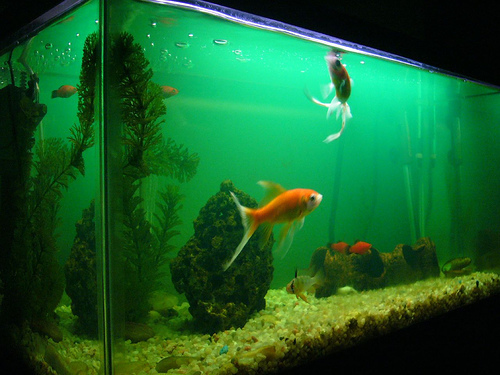
#> input picture example/n01443537/ILSVRC2012_val_00000262.JPEG, 500 x 375 px; its folder holds only this picture in this run
$ python imageConvert.py
#> lines starting #> are read from the running program, lines starting #| are printed output that depends on the picture
#> in convert_to_npz, img is the input picture: PIL image 500x375 RGB; mean R, G, B 24.8, 97.1, 43.1
### visualize.py
import argparse
import os
import cv2
import matplotlib.pyplot as plt
import numpy as np


def resize(img, new_size=(224, 224)):
#> called with new_size = (224, 224)
    if len(img.shape) == 2:  # Grayscale image, no need for transpose
        img = np.uint8(255 * img)
        img = cv2.resize(img, new_size, interpolation=cv2.INTER_LINEAR)
        return np.float32(img / 255.)
    else:  # Color image
        if img.shape[-1] == 3:
            img = img.transpose([2, 0, 1])
        img = np.uint8(255 * img)
        # Transpose the image back to (height, width, channels) for resizing
        img = img.transpose([1, 2, 0])
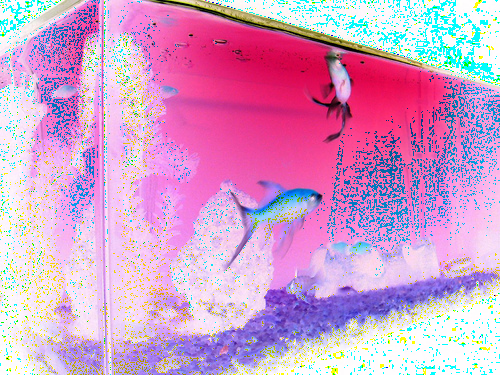
#> img: shape (375, 500, 3); mean of channels 0, 1, 2 211.4, 158.9, 202.8; drawn as R, G, B
        img = cv2.resize(img, new_size, interpolation=cv2.INTER_LINEAR)
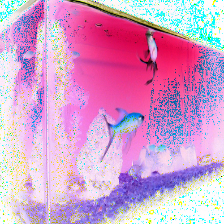
#> img: shape (224, 224, 3); mean of channels 0, 1, 2 211.3, 158.8, 202.7; drawn as R, G, B
        # Transpose the image back to (channels, height, width)
        img = img.transpose([2, 0, 1])
        return np.float32(img / 255.)


# [48 lines left out: functions plot, visualize, main, not called in this run]


# [2 lines that do not run on import are left out]

### imageConvert.py
import os
from PIL import Image
import numpy as np
from visualize import resize


def convert_to_npz(img_path, npz_dir):
    img = Image.open(img_path)
    img_np = np.array(img)
    img_resized = resize(img_np)
    base_name = os.path.basename(img_path)
    base_name_no_ext = os.path.splitext(base_name)[0]
    npz_path = os.path.join(npz_dir, base_name_no_ext + '.npz')
    np.savez_compressed(npz_path, img_x=img_resized)
    return npz_path

if __name__ == '__main__':
    root_dir = './example/'
    save_dir = './experiments_input/'

    if not os.path.exists(save_dir):
        os.makedirs(save_dir)

    for dir_name in os.listdir(root_dir):
        sub_dir = os.path.join(root_dir, dir_name)
        if os.path.isdir(sub_dir):
            for file_name in os.listdir(sub_dir):
                if file_name.endswith('.JPEG'):
                    img_path = os.path.join(sub_dir, file_name)
                    npz_path = convert_to_npz(img_path, save_dir)
                    print(f"Image saved at: {npz_path}")
#> pass 2 of the loop `for dir_name in os.listdir(root_dir):`:
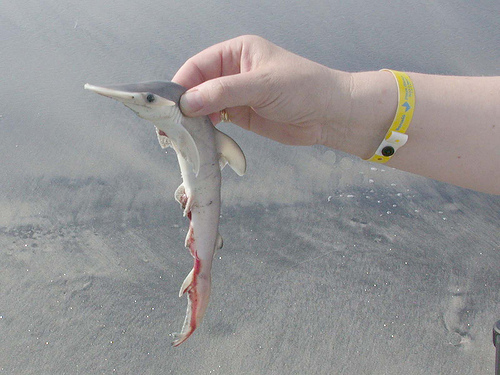
#> input picture example/n01494475/ILSVRC2012_val_00001676.JPEG, 500 x 375 px
#> in convert_to_npz, img is the input picture: PIL image 500x375 RGB; mean R, G, B 147.7, 147.2, 148.1
#> in resize (call 2), `img = img.transpose([1, 2, 0])`:
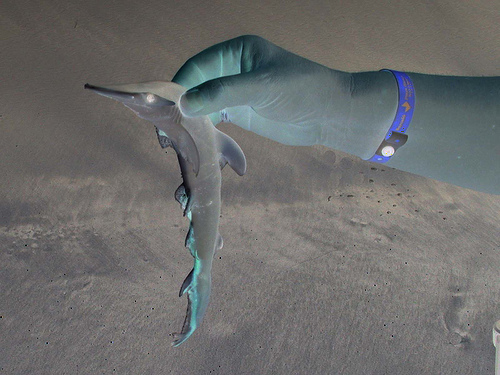
#> img: shape (375, 500, 3); mean of channels 0, 1, 2 108.3, 108.8, 107.9; drawn as R, G, B
#> in resize (call 2), `img = cv2.resize(img, new_size, interpolation=cv2.INTER_LINEAR)`:
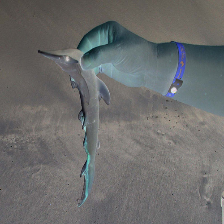
#> img: shape (224, 224, 3); mean of channels 0, 1, 2 108.2, 108.7, 107.8; drawn as R, G, B
#> pass 3 of the loop `for dir_name in os.listdir(root_dir):`:
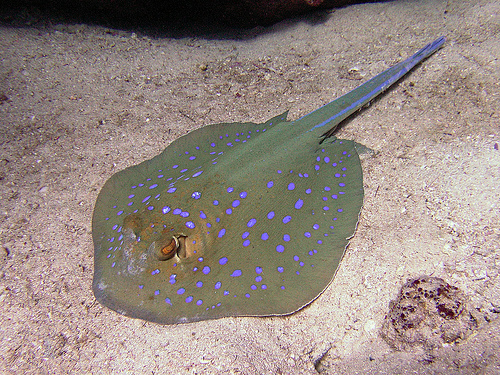
#> input picture example/n01498041/ILSVRC2012_val_00001935.JPEG, 500 x 375 px
#> in convert_to_npz, img is the input picture: PIL image 500x375 RGB; mean R, G, B 149.4, 136.4, 129.6
#> in resize (call 3), `img = img.transpose([1, 2, 0])`:
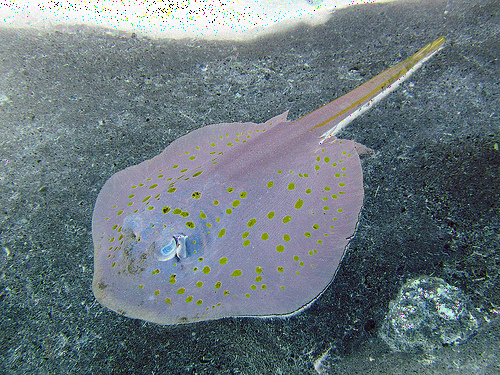
#> img: shape (375, 500, 3); mean of channels 0, 1, 2 106, 119.2, 125.9; drawn as R, G, B
#> in resize (call 3), `img = cv2.resize(img, new_size, interpolation=cv2.INTER_LINEAR)`:
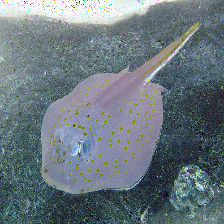
#> img: shape (224, 224, 3); mean of channels 0, 1, 2 106, 119.1, 125.8; drawn as R, G, B
#> the loop made 4 passes; the first 3 are shown
